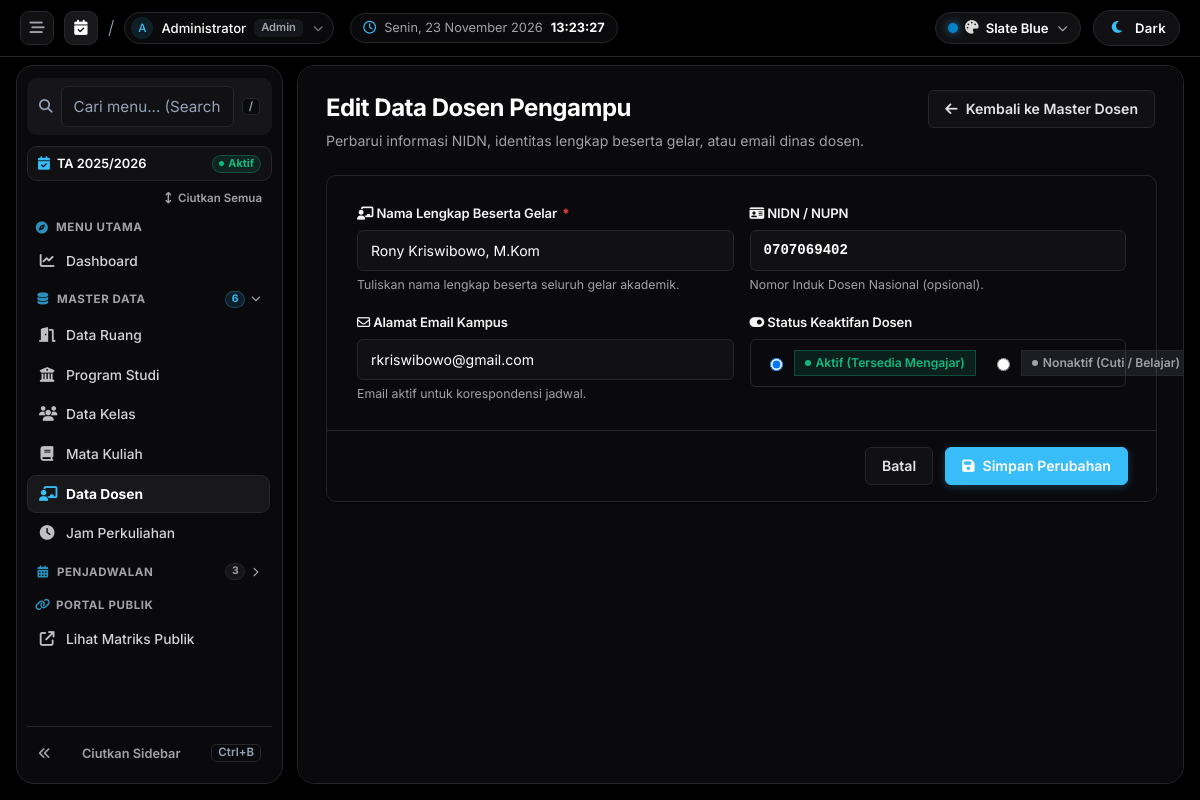
The app's page /dosen/edit?id=1 (signed in) with its own data.
### tables this page shows
CREATE TABLE `dosen` (
  `id` int(11) NOT NULL AUTO_INCREMENT,
  `nidn` varchar(30) DEFAULT NULL,
  `nama_dosen` varchar(150) NOT NULL,
  `email` varchar(120) DEFAULT NULL,
  `status` enum('aktif','nonaktif') DEFAULT 'aktif',
  `created_at` timestamp NOT NULL DEFAULT current_timestamp(),
  PRIMARY KEY (`id`),
  UNIQUE KEY `nidn` (`nidn`)
);

### app/core/Controller.php (called while the page is built, shortened)
<?php
class Controller
{
    protected function view(string $view, array $data = []): void
    {
        require __DIR__ . '/../views/layouts/main.php';
    }
}

### app/controllers/DosenController.php (called while the page is built, shortened)
<?php
class DosenController extends Controller
{
    public function edit(): void
    {
        $this->view('dosen/form', ['title' => 'Edit Dosen', 'item' => (new Dosen())->find((int) $_GET['id'])]);
    }
}

### app/core/Router.php (called while the page is built, shortened)
<?php
class Router
{
    private array $routes = [];
    private function add(string $method, string $path, array $handler): void
    {
        $this->routes[$method][trim($path, '/')] = $handler;
    }
    public function dispatch(): void
    {
        $method = $_SERVER['REQUEST_METHOD'];
        $uri = trim(parse_url($_SERVER['REQUEST_URI'], PHP_URL_PATH), '/');
        $uri = $uri ?: 'home';
        $handler = $this->routes[$method][$uri] ?? null;
        [$class, $action] = $handler;
        (new $class())->$action();
    }
}

### public/index.php (called while the page is built, shortened)
<?php
require __DIR__ . '/../app/helpers/functions.php';
spl_autoload_register(function ($class) {
    $paths = [
        __DIR__ . '/../app/core/' . $class . '.php',
        __DIR__ . '/../app/models/' . $class . '.php',
        __DIR__ . '/../app/controllers/' . $class . '.php',
        __DIR__ . '/../app/middleware/' . $class . '.php',
    ];
    foreach ($paths as $path) {
        if (file_exists($path)) {
            return;
        }
    }
});
$router = new Router();
$router->dispatch();

### app/helpers/functions.php (called while the page is built, shortened)
<?php
function app_base_url(): string
{
    static $baseUrl = null;
    if ($baseUrl !== null) {
        return $baseUrl;
    }
    $scriptName = str_replace('\\', '/', $_SERVER['SCRIPT_NAME'] ?? '');
    $basePath = str_replace('\\', '/', dirname($scriptName));
    if ($basePath === '/' || $basePath === '.') {
        return $baseUrl = '';
    }
    $basePath = rtrim($basePath, '/');
    return $baseUrl = rtrim($basePath, '/');
}
function url(string $path = ''): string
{
    return rtrim(app_base_url(), '/') . '/' . ltrim($path, '/');
}
function e(?string $value): string
{
    return htmlspecialchars((string) $value, ENT_QUOTES, 'UTF-8');
}

### app/core/Model.php (called while the page is built, shortened)
<?php
abstract class Model
{
    protected PDO $db;
    protected string $table;
    protected string $primaryKey = 'id';
    public function __construct()
    {
        $this->db = Database::connection();
    }
    public function find(int $id): ?array
    {
        $stmt = $this->db->prepare("SELECT * FROM {$this->table} WHERE {$this->primaryKey} = ?");
        $stmt->execute([$id]);
        return $stmt->fetch() ?: null;
    }
}

### app/config/database.php (called while the page is built)
<?php
return [
    'host' => getenv('DB_HOST') ?: '127.0.0.1',
    'database' => getenv('DB_DATABASE') ?: 'db_penjadwalan_ruang',
    'username' => getenv('DB_USERNAME') ?: 'root',
    'password' => getenv('DB_PASSWORD') ?: '',
    'charset' => 'utf8mb4',
];

### app/core/Database.php (called while the page is built)
<?php
class Database
{
    private static ?PDO $pdo = null;
    public static function connection(): PDO
    {
        if (self::$pdo === null) {
            $config = require __DIR__ . '/../config/database.php';
            $dsn = "mysql:host={$config['host']};dbname={$config['database']};charset={$config['charset']}";
            self::$pdo = new PDO($dsn, $config['username'], $config['password'], [
                PDO::ATTR_ERRMODE => PDO::ERRMODE_EXCEPTION,
                PDO::ATTR_DEFAULT_FETCH_MODE => PDO::FETCH_ASSOC,
            ]);
        }
        return self::$pdo;
    }
}

### app/views/dosen/form.php (the view, shortened to what this page needs)
<div style="display: flex; justify-content: space-between; align-items: flex-start; margin-bottom: 24px; flex-wrap: wrap; gap: 16px;">
    <div>
        <h2 style="margin: 0; font-size: 1.5rem; font-weight: 700; color: var(--text-main); letter-spacing: -0.02em;">
            <?= $item ? 'Edit Data Dosen Pengampu' : 'Tambah Dosen Pengampu Baru' ?>
        </h2>
        <p style="color: var(--text-muted); margin: 4px 0 0; font-size: 0.88rem;">
            <?= $item ? 'Perbarui informasi NIDN, identitas lengkap beserta gelar, atau email dinas dosen.' : 'Daftarkan dosen pengampu baru ke dalam sistem akademik untuk plotting mengajar.' ?>
        </p>
    </div>
    <a href="<?= url('dosen') ?>" class="btn btn-secondary">
        <i class="fa-solid fa-arrow-left"></i> Kembali ke Master Dosen
    </a>
</div>
<div class="card" style="width: 100%;">
    <form method="post" action="<?= $item ? url('dosen/update') : url('dosen/store') ?>" data-confirm-submit>
        <div class="form-card-body">
            <div class="form-grid-2" style="margin-bottom: 20px;">
                <div>
                    <label class="form-label">
                        <span><i class="fa-solid fa-chalkboard-user mr-1 text-primary"></i> Nama Lengkap Beserta Gelar <span class="required">*</span></span>
                    </label>
                    <input name="nama_dosen" class="form-control" value="<?= e($item['nama_dosen'] ?? '') ?>" placeholder="Misal: Dr. Ir. Budi Santoso, M.Kom." required>
                    <span class="form-hint">Tuliskan nama lengkap beserta seluruh gelar akademik.</span>
                </div>
                <div>
                    <label class="form-label">
                        <span><i class="fa-solid fa-id-card mr-1 text-primary"></i> NIDN / NUPN</span>
                    </label>
                    <input name="nidn" class="form-control" value="<?= e($item['nidn'] ?? '') ?>" placeholder="Misal: 0712345678" style="font-family: monospace; font-weight: 600;">
                    <span class="form-hint">Nomor Induk Dosen Nasional (opsional).</span>
                </div>
            </div>
            <div class="form-grid-2" style="margin-bottom: 0;">
                <div>
                    <label class="form-label">
                        <span><i class="fa-regular fa-envelope mr-1 text-primary"></i> Alamat Email Kampus</span>
                    </label>
                    <input type="email" name="email" class="form-control" value="<?= e($item['email'] ?? '') ?>" placeholder="Misal: dosen@kampus.ac.id">
                    <span class="form-hint">Email aktif untuk korespondensi jadwal.</span>
                </div>
                <div>
                    <label class="form-label">
                        <span><i class="fa-solid fa-toggle-on mr-1 text-primary"></i> Status Keaktifan Dosen</span>
                    </label>
                    <div class="radio-card-group">
                        <label class="radio-card-label">
                            <input type="radio" name="status" value="aktif" <?= (($item['status'] ?? 'aktif') === 'aktif') ? 'checked' : '' ?>>
                            <span class="badge-status-active"><span style="width:6px;height:6px;border-radius:50%;background:#10b981;"></span> Aktif (Tersedia Mengajar)</span>
                        </label>
                        <label class="radio-card-label">
                            <input type="radio" name="status" value="nonaktif" <?= (($item['status'] ?? '') === 'nonaktif') ? 'checked' : '' ?>>
                            <span class="badge-status-inactive"><span style="width:6px;height:6px;border-radius:50%;background:var(--text-muted);"></span> Nonaktif (Cuti / Belajar)</span>
                        </label>
                    </div>
                </div>
            </div>
        </div>
        <div class="form-card-footer">
            <a href="<?= url('dosen') ?>" class="btn btn-secondary">
                Batal
            </a>
            <button type="submit" class="btn btn-primary">
                <i class="fa-solid fa-floppy-disk"></i> <?= $item ? 'Simpan Perubahan' : 'Simpan Data Dosen' ?>
            </button>
        </div>
    </form>
</div>

### records on screen
dosen: nama_dosen "Rony Kriswibowo, M.Kom", nidn "0707069402", email "rkriswibowo@gmail.com", status "☑ Aktif (Tersedia Mengajar)", status "☐ Nonaktif (Cuti / Belajar)"

### other values on screen
$initials "A"
$currentUser['name'] "Administrator"
str_replace('_', ' ', $currentUser['role'] ?? 'Admin') "Admin"
